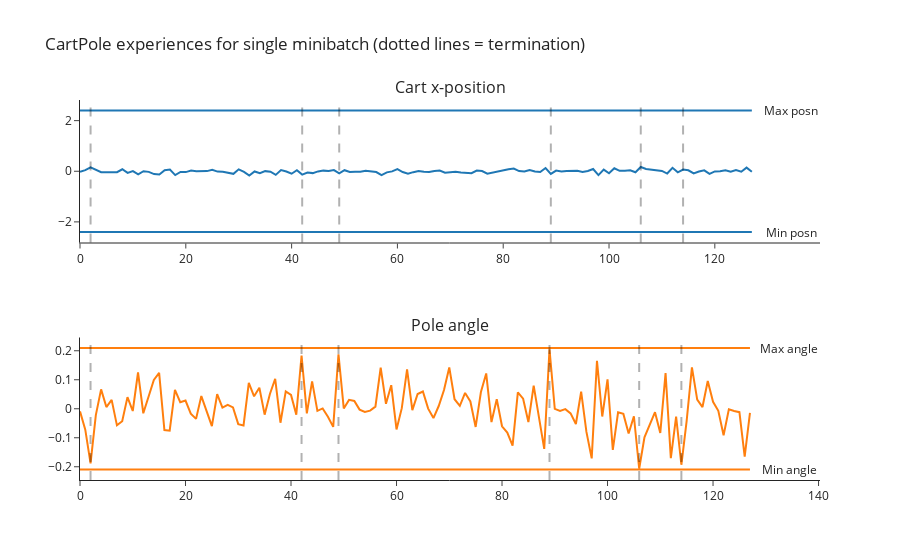

This figure's notebook cell:
### Code cell
minibatches = memory.get_minibatches(next_value, next_done)

obs = minibatches[0].observations.cpu() # shape [minibatch_size, obs_shape=4]
dones = minibatches[0].dones.cpu() # shape [minibatch_size,]

plot_cartpole_obs_and_dones(obs, dones, title="CartPole experiences for single minibatch (dotted lines = termination)")
